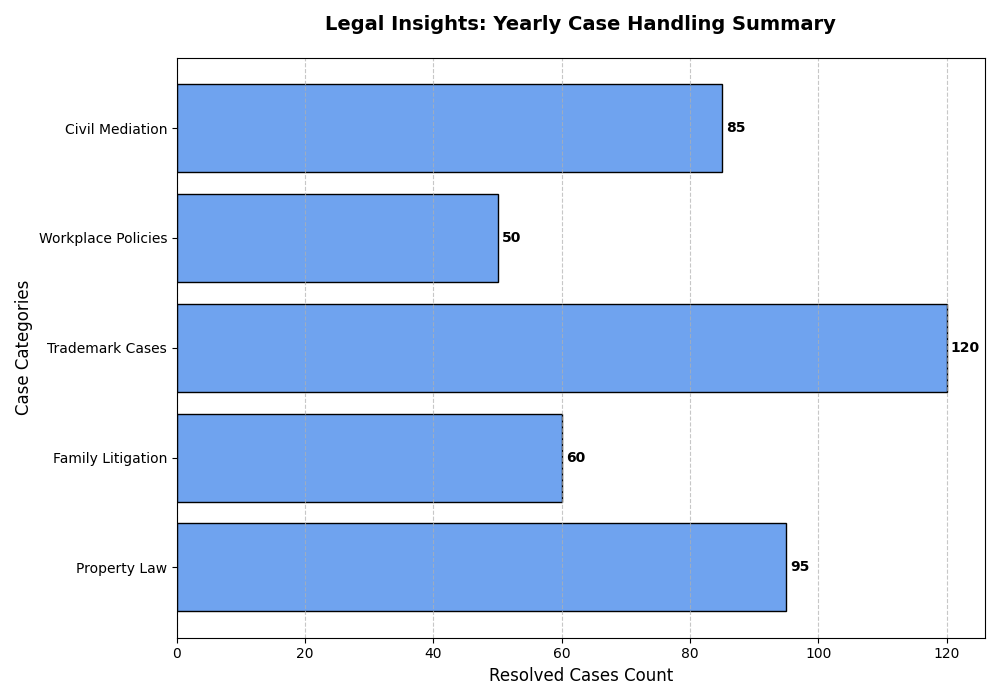

Generate this figure with Python:
import matplotlib.pyplot as plt
import numpy as np

# Original case types and counts
case_types = ['Property Law', 'Family Litigation', 'Trademark Cases', 'Workplace Policies', 'Civil Mediation']
cases_resolved = [85, 95, 120, 60, 50]

# Shuffle the counts while preserving structure
shuffled_cases_resolved = [95, 60, 120, 50, 85]
single_color = '#6fa3ef'

fig, ax = plt.subplots(figsize=(10, 7))
bars = ax.barh(case_types, shuffled_cases_resolved, color=single_color, edgecolor='black')

for bar in bars:
    width = bar.get_width()
    ax.annotate(f'{width}',
                xy=(width, bar.get_y() + bar.get_height() / 2),
                xytext=(3, 0),
                textcoords="offset points",
                ha='left', va='center', fontsize=10, fontweight='bold', color='black')

ax.set_title("Legal Insights: Yearly Case Handling Summary", fontsize=14, fontweight='bold', pad=20)
ax.set_xlabel('Resolved Cases Count', fontsize=12)
ax.set_ylabel('Case Categories', fontsize=12)

plt.yticks(fontsize=10)
ax.xaxis.grid(True, linestyle='--', alpha=0.7)

plt.tight_layout()
plt.show()
